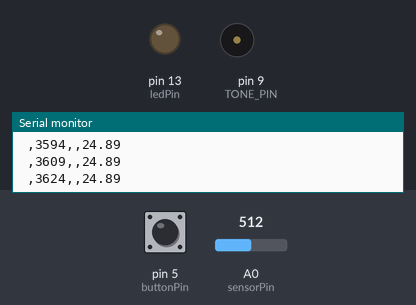
The sketch below on a simulated Arduino Uno, built with avr-gcc and run on an emulated ATmega328P. Shown: output pins drawn as LEDs (lit = HIGH), buzzer (waves = sounding), the last lines printed to the serial monitor. The inputs (shaded band) are chosen by the test bench; at power-on: pin 5 (buttonPin) LOW, A0 (sensorPin) = 512.

Above: at 3.7 s.
3.8 s: pin 5 (buttonPin) pulled HIGH for 0.15 s
At 3.89 s:
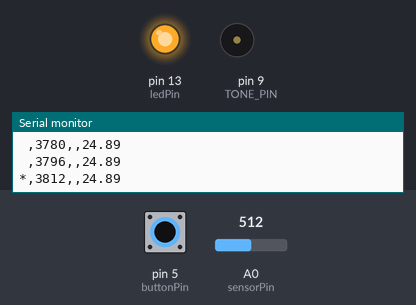
6.9 s: pin 5 (buttonPin) pulled HIGH for 1 s
At 8.5 s:
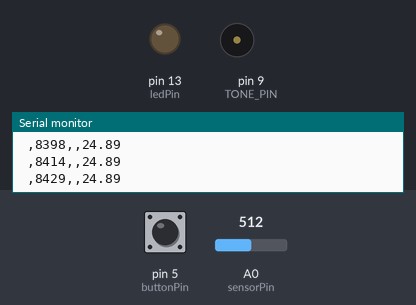
9.4 s: pin 5 (buttonPin) pulled HIGH for 3.2 s
At 10.1 s:
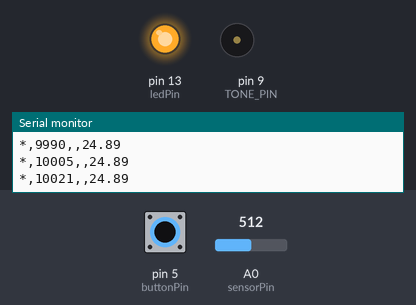
Timing chart, 0 to 14.1 s (numbered marks = the images above; inputs shaded):
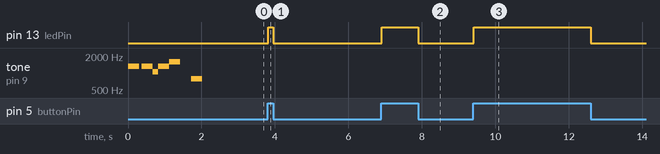

Measured:
- after the input at 3.8 s, pin 13 (ledPin): LOW → HIGH at once, → LOW 0.14 s later
- after the input at 6.9 s, pin 13 (ledPin): LOW → HIGH at once, → LOW 1.0 s later
- after the input at 9.4 s, pin 13 (ledPin): LOW → HIGH at once, → LOW 3.2 s later

The sketch:

_02_29_2012.ino
```cpp
//#include <i2cmaster.h>
//#include "Arduino.h"
#include "SoftwareSerial.h"
//#include <TinyGPS.h>

//////////////////////////////
/////     GPS             ////
//////////////////////////////
//#define RXPIN 2
//#define TXPIN 3
//// Use pin 4 to control power to the GPS
//#define powerpin 4
//
//TinyGPS gps;
//// Use pins 2 and 3 to talk to the GPS. 2 is the TX pin, 3 is the RX pin
//SoftwareSerial uart_gps(RXPIN, TXPIN);
//// Set the GPSRATE to the baud rate of the GPS module. Most are 4800
//#define GPSBAUD 4800


//////////////////////////////
/////     Display         ////
//////////////////////////////
// Use pin 6 to control the display
//#define LCDtxPin 6
// since the LCD does not send data back to the Arduino, we should only define the txPin
//SoftwareSerial LCD = SoftwareSerial(0, LCDtxPin);
//const int LCDdelay=10;  // conservative, 2 actually works wbp: goto with row & column

//////////////////////////////
//// Momentary and speaker ///
//////////////////////////////

#define buttonPin 5    // the number of the pushbutton pin
#define ledPin 13      // the number of the LED pin
#define sensorPin A0   // the number of the pot pin
#define TONE_PIN 9     // the number of the speaker pin
float sensorValue = 0;
//float secondValue = 0;

long previousMillis = 0;
long interval = 1000;

int buttonState = 0;

char *song = "smbSHORT:d=4,o=5,b=100:16e6,16e6,32p,8e6,16c6,8e6,8g6,8p,8g,8p";

//////////////////////////////
//// Thermister            ///
//////////////////////////////

#include <math.h>

#define ThermistorPIN 0                 // Analog Pin 0

float vcc = 4.82;                       // only used for display purposes, if used
// set to the measured Vcc.
float pad = 10050;                       // balance/pad resistor value, set this to
// the measured resistance of your pad resistor
float thermr = 10000;                   // thermistor nominal resistance
float ambiant = 0.0;


void setup(){

  // Start serial port so you can write to the screen/datalogger
  Serial.begin(9600);
  Serial.println("Setup...");

  //////////////////////////////
  /////     GPS             ////
  //////////////////////////////
//  Serial.println("Enable GPS...");
//  uart_gps.begin(GPSBAUD);
//  //this sets the GPS power pin as output so you can turn it on and off
//  if (powerpin) {
//    pinMode(powerpin, OUTPUT);
//  }
//  digitalWrite(powerpin, HIGH);         // pull high to turn off! so everything else can setup
//
//  // prints title with ending line break
//  Serial.println("GPS Awaiting Lock");

  //////////////////////////////
  /////     Display         ////
  //////////////////////////////
  //  Serial.println("Enable LCD...");
  //  LCD.begin(9600);
  //  Serial.println("LCD ready");
  //  pinMode(LCDtxPin, OUTPUT);

  //  clearLCD();
  //  lcdPosition(0,0);
  //  LCD.print("Therma V2.2.17");

  //////////////////////////////
  /////     Thermal         ////
  //////////////////////////////
//  Serial.println("Enable Thermal Sensor...");
//  i2c_init(); //Initialise the i2c bus
//  PORTC = (1 << PORTC4) | (1 << PORTC5);//enable pullups


  //////////////////////////////
  //// Momentary and speaker ///
  //////////////////////////////
  Serial.println("Enable Momentary...");
  // initialize the LED pin as an output:
  pinMode(ledPin, OUTPUT);
  // initialize the pushbutton pin as an input:
  pinMode(buttonPin, INPUT);
  // play the song!
  Serial.println("Play startup song...");
  play_rtttl(song);

  delay(200);

  // This will turn the GPS on
//  digitalWrite(powerpin, LOW);         // pull low to turn on!

  Serial.println("mark,time,ir,ambiant,lat,lon,mon,day,year,hr,min,sec,ms");
  //  clearLCD();
}


void loop(){


  unsigned long currentMillis = millis();
  // read the state of the pushbutton value:
  buttonState = digitalRead(buttonPin);
  // read the pot's setting
  ambiant = Thermistor(analogRead(sensorPin));

  // convert from 8bit to a number, then convert to a number of seconds to delay
  //  secondValue = (sensorValue/1023) *3.0 * 1000;
  //  Serial.println(secondValue);


  //  if(currentMillis - previousMillis > secondValue) {
  //    // save the last time you blinked the LED
  //    previousMillis = currentMillis;
  //    tone(TONE_PIN, 600);
  //    delay(10);
  //    noTone(TONE_PIN);
  //    //    clearLCD();
  //    //    lcdPosition(0,15);
  //    //    LCD.print(" ");
  //  }

  // check if the pushbutton is pressed.
  // if it is, the buttonState is HIGH:
  if (buttonState == HIGH) {
    // turn LED on:
    digitalWrite(ledPin, HIGH);
    Serial.print("*,");
    //    lcdPosition(0,15);
    //    LCD.print("*");
  }
  else {
    // turn LED off:
    digitalWrite(ledPin, LOW);
    Serial.print(" ,");
    //    lcdPosition(0,15);
    //    LCD.print(" ");
  }

  Serial.print(currentMillis);

  /////////////////////////////////////////////
  /////////////////////////////////////////////
  //// MLX9061-acc/////////////////////////////
  /////////////////////////////////////////////
  /////////////////////////////////////////////

//  float celcius = mlx9600();

  Serial.print(",");
//  Serial.print(celcius);
  Serial.print(",");
  Serial.print(ambiant);

  /////////////////////////////////////////////
  /////////////////////////////////////////////
  //// Display ////////////////////////////////
  /////////////////////////////////////////////
  /////////////////////////////////////////////


  //    lcdPosition(1,2); //(up/down,left/right)
  //  lcdPosition(0,0);
  //  LCD.print((char)223);
  //  lcdPosition(0,1);
  //  LCD.print("C:");
  //  lcdPosition(0,4);
  //  LCD.print(celcius);
  //  lcdPosition(1,0);
  //  LCD.print("Beat:");
  //  lcdPosition(1,8);
  //  LCD.print(secondValue);

  /////////////////////////////////////////////
  /////////////////////////////////////////////
  //// EM-406 /////////////////////////////////
  /////////////////////////////////////////////
  /////////////////////////////////////////////


//  while(uart_gps.available())     // While there is data on the RX pin...
//  {
//    int c = uart_gps.read();    // load the data into a variable...
//    if(gps.encode(c))      // if there is a new valid sentence...
//    {
//      getgps(gps);         // then grab the data.
//    }
//  }
  Serial.println("");
}
```

display.ino
```cpp
//////////////////////////////
/////     Display         ////
//////////////////////////////
//void lcdPosition(int row, int col) {
//  LCD.write(0xFE);   //command flag
//  LCD.write((col + row*64 + 128));    //position
//  delay(LCDdelay);
//}
//void clearLCD(){
//  LCD.write(0xFE);   //command flag
//  LCD.write(0x01);   //clear command.
//  delay(LCDdelay);
//}
//void backlightOn() {  //turns on the backlight
//  LCD.write(0x7C);   //command flag for backlight stuff
//  LCD.write(157);    //light level.
//  delay(LCDdelay);
//}
//void backlightOff(){  //turns off the backlight
//  LCD.write(0x7C);   //command flag for backlight stuff
//  LCD.write(128);     //light level for off.
//  delay(LCDdelay);
//}
//void serCommand(){   //a general function to call the command flag for issuing all other commands
//  LCD.write(0xFE);
//}
```

gps.ino
```cpp
//////////////////////////////
/////     GPS             ////
//////////////////////////////
//
//void getgps(TinyGPS &gps)
//{
//
//  Serial.print(",");
//
//  // To get all of the data into varialbes that you can use in your code,
//  // all you need to do is define variables and query the object for the
//  // data. To see the complete list of functions see keywords.txt file in
//  // the TinyGPS and NewSoftSerial libs.
//
//  // Define the variables that will be used
//  float latitude, longitude;
//  // Then call this function
//  gps.f_get_position(&latitude, &longitude);
//  // You can now print variables latitude and longitude
//  //  Serial.print("Lat/Long: ");
//  Serial.print(latitude,5);
//  Serial.print(",");
//  Serial.print(longitude,5);
//  Serial.print(",");
//  // Same goes for date and time
//  int year;
//  byte month, day, hour, minute, second, hundredths;
//  gps.crack_datetime(&year,&month,&day,&hour,&minute,&second,&hundredths);
//  // Print data and time
//  Serial.print(month, DEC);
//  Serial.print(",");
//  Serial.print(day, DEC);
//  Serial.print(",");
//  Serial.print(year);
//  Serial.print(",");
//  Serial.print(hour, DEC);
//  Serial.print(",");
//  Serial.print(minute, DEC);
//  Serial.print(",");
//  Serial.print(second, DEC);
//  Serial.print(",");
//  Serial.print(hundredths, DEC);
//  //Since month, day, hour, minute, second, and hundr
//
//  // Here you can print the altitude and course values directly since
//  // there is only one value for the function
//  //  Serial.print("Altitude (meters): ");
//  //  Serial.println(gps.f_altitude());
//  // Same goes for course
//  //  Serial.print("Course (degrees): ");
//  //  Serial.println(gps.f_course());
//  // And same goes for speed
//  //  Serial.print("Speed(kmph): ");
//  //  Serial.println(gps.f_speed_kmph());
//  //  Serial.println();
//
//  // Here you can print statistics on the sentences.
//  unsigned long chars;
//  unsigned short sentences, failed_checksum;
//  gps.stats(&chars, &sentences, &failed_checksum);
//  //Serial.print("Failed Checksums: ");Serial.print(failed_checksum);
//  //Serial.println(); Serial.println();
//
//}
```

ir.ino
```cpp
//float mlx9600() {
//
//  int dev = 0x5A<<1;
//  int data_low = 0;
//  int data_high = 0;
//  int pec = 0;
//
//  i2c_start_wait(dev+I2C_WRITE);
//  i2c_write(0x07);
//
//  // read
//  i2c_rep_start(dev+I2C_READ);
//  data_low = i2c_readAck(); //Read 1 byte and then send ack
//  data_high = i2c_readAck(); //Read 1 byte and then send ack
//  pec = i2c_readNak();
//  i2c_stop();
//
//  //This converts high and low bytes together and processes temperature, MSB is a error bit and is ignored for temps
//  double tempFactor = 0.02; // 0.02 degrees per LSB (measurement resolution of the MLX90614)
//  double tempData = 0x0000; // zero out the data
//  int frac; // data past the decimal point
//
//  // This masks off the error bit of the high byte, then moves it left 8 bits and adds the low byte.
//  tempData = (double)(((data_high & 0x007F) << 8) + data_low);
//  tempData = (tempData * tempFactor)-0.01;
//
//  float celcius = tempData - 273.15;
//  return celcius;
//
//}
```

thermister.ino
```cpp
//   [Ground] -- [10k-pad-resistor] -- | -- [thermistor] --[Vcc (5 or 3.3v)]
//                                     |
//                                 Analog Pin 0

//on my setup for this:
// Red wire : 10k - then thermister (should be ground)
// Black : goes to thermister (should be vcc)
// green goes to thermister  (should be A0)


float Thermistor(int RawADC) {
  long Resistance;
  float Temp;  // Dual-Purpose variable to save space.

  Resistance=((1024 * pad / RawADC) - pad);
  Temp = log(Resistance); // Saving the Log(resistance) so not to calculate  it 4 times later
  Temp = 1 / (0.001129148 + (0.000234125 * Temp) + (0.0000000876741 * Temp * Temp * Temp));
  Temp = Temp - 273.15;  // Convert Kelvin to Celsius

  // BEGIN- Remove these lines for the function not to display anything
//  Serial.print("ADC: ");
//  Serial.print(RawADC);
//  Serial.print("/1024");                           // Print out RAW ADC Number
//  Serial.print(", vcc: ");
//  Serial.print(vcc,2);
//  Serial.print(", pad: ");
//  Serial.print(pad/1000,3);
//  Serial.print(" Kohms, Volts: ");
//  Serial.print(((RawADC*vcc)/1024.0),3);
//  Serial.print(", Resistance: ");
//  Serial.print(Resistance);
//  Serial.print(" ohms, ");
  // END- Remove these lines for the function not to display anything

  // Uncomment this line for the function to return Fahrenheit instead.
  //temp = (Temp * 9.0)/ 5.0 + 32.0;                  // Convert to Fahrenheit
  return Temp;                                      // Return the Temperature
}
```

Source omitted: songs.ino (10482 bytes)
